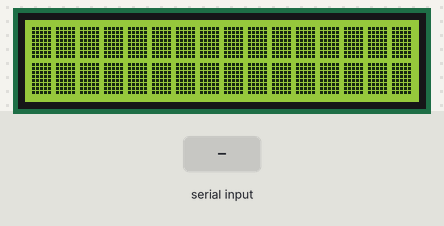
The sketch below on a simulated Arduino Uno, built with avr-gcc and run on an emulated ATmega328P. Parts: 16×2 character LCD. The inputs (shaded band) are chosen by the test bench. EEPROM starts erased.

Above: at 1.2 s.
1.3 s: "1" received over Serial
At 2.1 s:
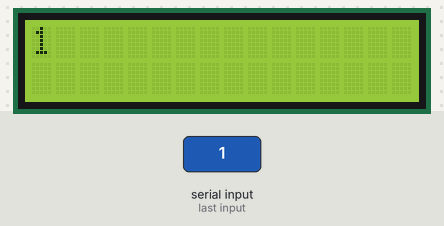
2.8 s: "0" received over Serial
At 3.3 s:
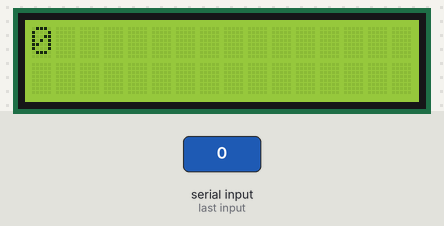
4.3 s: "2" received over Serial
At 5.6 s:
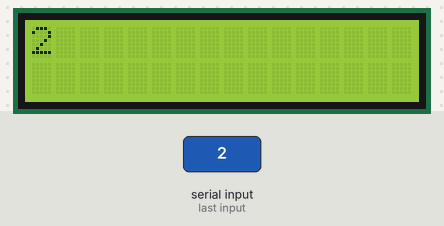
Timing chart, 0 to 7.3 s (numbered marks = the images above; inputs shaded):
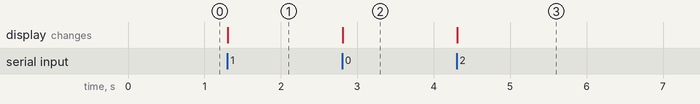

Measured:
- after the input at 1.3 s, the display: changes at once (image 1)
- after the input at 2.8 s, the display: changes at once (image 2)
- after the input at 4.3 s, the display: changes at once (image 3)

The sketch:

SerialDisplay.ino
```cpp
/*
Mi primer Menu
*/

#include <EEPROM.h>
#include <LiquidCrystal.h>

LiquidCrystal lcd(8, 9, 4, 5, 6, 7);

void setup(){
  lcd.begin(16,2);
  Serial.begin(9600);
}

String s;
boolean printed = false;

void st_store(String s){
 EEPROM.write(0,s.length());
 for (int i=0; i < s.length(); i++)
  EEPROM.write(i+1,s[i]);
}

String st_read(){
 String res = "";
 int len = EEPROM.read(0);
 for (int i=0; i < len; i++)
  res += (char)EEPROM.read(i+1);
 return res;
}

void printIt(String s){
  lcd.setCursor(0,0);
  lcd.print(s.substring(0,16));
  if (s.length() > 16)
  {
    lcd.setCursor(0,1);
    lcd.print(s.substring(16,32));
  }
}

void loop()
{
  if (Serial.available()) {
    s = "";
    //delay(100);
    lcd.clear();
    while (Serial.available() > 0) {
      s += (char)Serial.read();
    }
    st_store(s);
    printIt(s);
  }
  else if (!printed){
    s = st_read();
    printIt(s);
    printed = true;
  }
}
```
